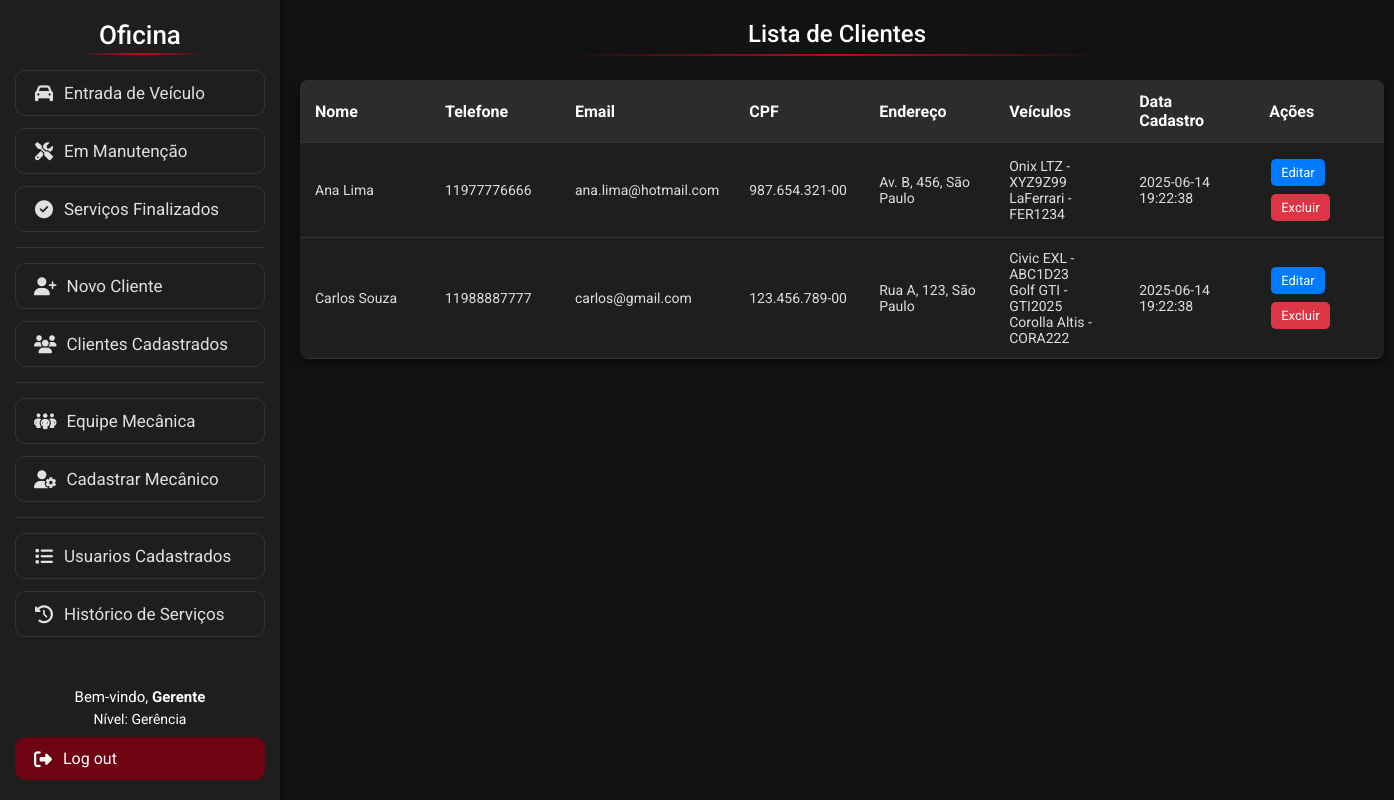
The app's page /Visao/ListarClientes.php (signed in) with its own data.
### tables this page shows
create table cliente (
idCliente int auto_increment primary key,
nome varchar(80) not null,
telefone varchar(80) not null,
email varchar(120) not null,
cpf varchar(14) not null unique,
endereco varchar(200) not null,
dataCadastro datetime default current_timestamp
);

create table carro (
idCarro int auto_increment primary key,
idCliente int,
modelo varchar(120) not null,
fabricante varchar(40) not null,
ano smallint not null check (ano >= 1886),
placa varchar(80) not null unique,
cor varchar(50) not null,
caracteristicas TEXT,
imagem VARCHAR(255),
status ENUM('Manutencao', 'Finalizado') DEFAULT 'Manutencao',
dataCadastro datetime default current_timestamp,

foreign key (idCliente) references cliente(idCliente)
);

### Modelo/DAO/ClassClienteDAO.php (called while the page is built, shortened)
<?php
class ClassClienteDAO
{
    public function listarClientes()
    {
        try {
            $pdo = Conexao::getInstance();
            $sql = "SELECT * FROM cliente ORDER BY (nome) ASC";
            $stmt = $pdo->prepare($sql);
            $stmt->execute();
            return $stmt->fetchAll(PDO::FETCH_ASSOC);
        } catch (PDOException $exc) {
            echo $exc->getMessage();
        }
    }
}

### Modelo/DAO/ClassCarroDAO.php (called while the page is built, shortened)
<?php
class ClassCarroDAO
{
    public function buscarCarroCliente($idCliente)
    {
        try {
            $pdo = Conexao::getInstance();
            $sql = "SELECT * FROM carro WHERE idCliente =:id";
            $stmt = $pdo->prepare($sql);
            $stmt->bindValue(':id', $idCliente);
            $stmt->execute();
            return $stmt->fetchAll(PDO::FETCH_ASSOC);
        } catch (PDOException $ex) {
            return $ex->getMessage();
        }
    }
}

### Visao/ListarClientes.php (the view, shortened to what this page needs)
<!DOCTYPE html>
<html lang="pt-BR">
<head>
    <link rel="stylesheet" href="css/lista.css">
</head>
<body>
    <?php
    include 'Menu.php';
    ?>
    <h1 class="titulo">Lista de Clientes</h1>
    <table class="tabela-clientes">
        <thead>
            <tr>
                <th>Nome</th>
                <th>Telefone</th>
                <th>Email</th>
                <th>CPF</th>
                <th>Endereço</th>
                <th>Veículos</th>
                <th>Data Cadastro</th>
                <th>Ações</th>
            </tr>
        </thead>
        <tbody>
            <?php
            require_once "../Modelo/DAO/ClassClienteDAO.php";
            require_once "../Modelo/DAO/ClassCarroDAO.php";
            $classClienteDAO = new ClassClienteDAO();
            $clientes = $classClienteDAO->listarClientes();
            $classCarroDAO = new ClassCarroDAO();
            foreach ($clientes as $cliente) {
                echo '<tr>';
                echo '<td>' . $cliente['nome'] . '</td>';
                echo '<td>' . $cliente['telefone'] . '</td>';
                echo '<td>' . $cliente['email'] . '</td>';
                echo '<td>' . $cliente['cpf'] . '</td>';
                echo '<td>' . $cliente['endereco'] . '</td>';
                $carrosCliente = $classCarroDAO->buscarCarroCliente($cliente['idCliente']);
                echo '<td>';
                if ($carrosCliente) {
                    foreach ($carrosCliente as $carro) {
                        echo $carro['modelo'] . ' - ' . $carro['placa'] . '<br>';
                    }
                } else {
                    echo 'Nenhum veículo cadastrado';
                }
                echo '</td>';
                echo '<td>' . $cliente['dataCadastro'] . '</td>';
                echo '<td>
                    <a href="AlterarCliente.php?idex=' . $cliente['idCliente'] . '"class="btn btn-editar">Editar</a>
                    <a href="../Controle/ControleCliente.php?ACAO=deletarCliente&idex=' . $cliente['idCliente'] . '" class="btn btn-excluir" onclick="return confirm(\'Tem certeza que deseja excluir este cliente?\')">Excluir</a>
                    </td>';
                echo '</tr>';
            }
            ?>
        </tbody>
    </table>
</body>
</html>

### Visao/css/lista.css (style rules this page uses)
* { box-sizing: border-box; font-family: 'Roboto', sans-serif; margin: 0; padding: 0; }
body { background-color: #121212; color: #e0e0e0; padding: 20px; margin-left: 280px; }
.titulo { color: white; margin-bottom: 1.5rem; font-weight: 500; font-size: 24px; text-align: center; position: relative; padding-bottom: 0.5rem; }
.titulo::after { content: ''; position: absolute; bottom: 0; left: 25%; width: 50%; height: 2px; background: linear-gradient(90deg, transparent, #ff0022c4, transparent); }
.tabela-clientes { width: 100%; min-width: 600px; border-collapse: collapse; background-color: #1e1e1e; border-radius: 8px; overflow: hidden; box-shadow: 0 4px 10px rgba(0, 0, 0, 0.5); }
.tabela-clientes th, .tabela-clientes td { padding: 12px 15px; text-align: left; border-bottom: 1px solid #333; word-wrap: break-word; }
.tabela-clientes th { background-color: #2c2c2c; color: #ffffff; }
.tabela-clientes td { color: #dddddd; font-size: 14px; min-width: 130px; }
.btn { padding: 6px 10px; border: none; border-radius: 5px; cursor: pointer; font-size: 13px; margin: 4px 2px; display: inline-block; white-space: nowrap; text-align: center; }
.btn-editar { background-color: #007bff; color: white; text-decoration: none; }
.btn-excluir { background-color: #dc3545; color: white; text-decoration: none; }

### records on screen
cliente: nome "Ana Lima", telefone "11977776666", email "ana.lima@hotmail.com", cpf "987.654.321-00", endereco "Av. B, 456, São Paulo", dataCadastro "2025-06-14 19:22:38"
carro: modelo "Onix LTZ", placa "XYZ9Z99"
carro: modelo "LaFerrari", placa "FER1234"
cliente: nome "Carlos Souza", telefone "11988887777", email "carlos@gmail.com", cpf "123.456.789-00", endereco "Rua A, 123, São Paulo", dataCadastro "2025-06-14 19:22:38"
carro: modelo "Civic EXL", placa "ABC1D23"
carro: modelo "Golf GTI", placa "GTI2025"
carro: modelo "Corolla Altis", placa "CORA222"

### other values on screen
$_SESSION['login'] "Gerente"
